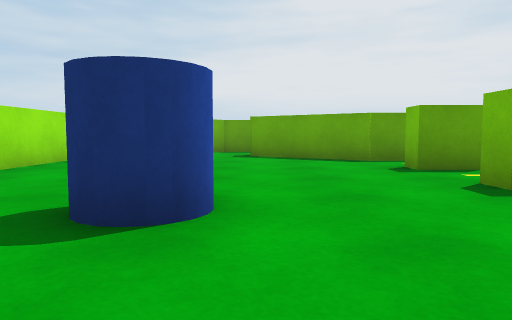
View 1 (above)

18 first-person views from a walk through a 3-D level made in the Unity game engine. The camera is 0.55 m above the floor, tilts 4° down and sees 70° across. The floor is counted in squares, 1 m on a side. Each view is taken from the middle of a square. On the plan, view 1 faces up. The plan holds only what a view shows up to about 9 squares ahead; the rest is blank.

View 2
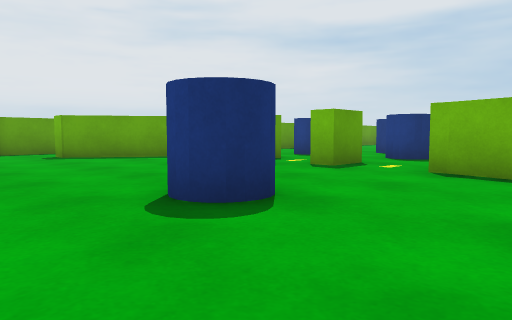

View 3
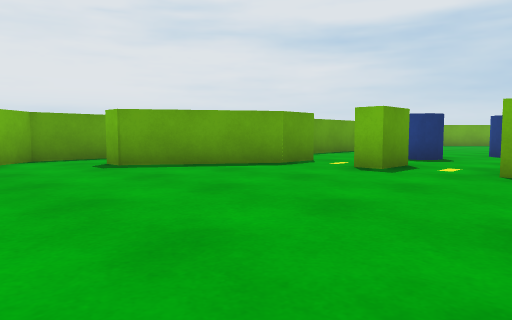

View 4
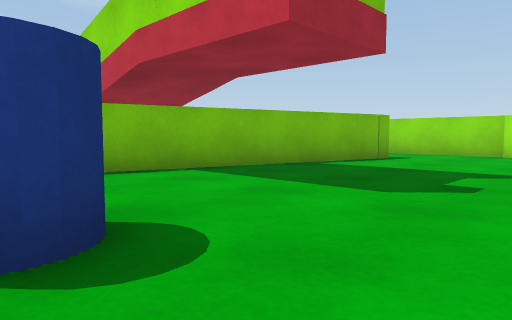

View 5
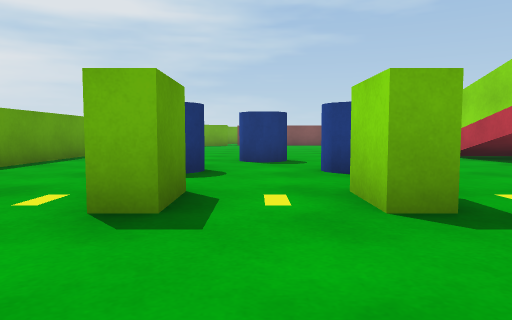

View 6
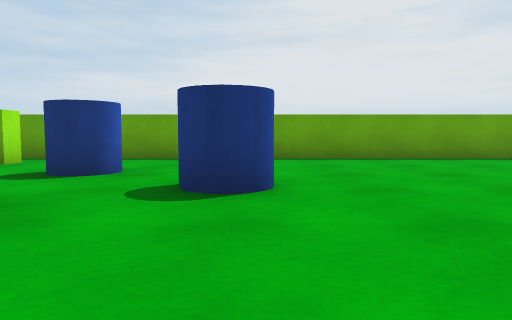

View 7
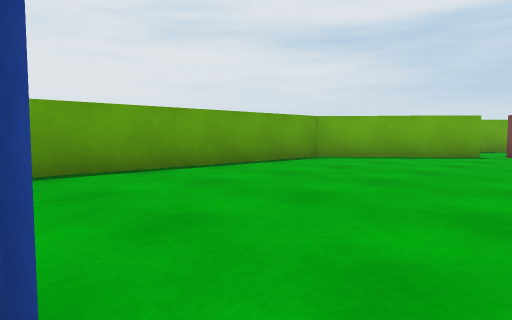

View 8
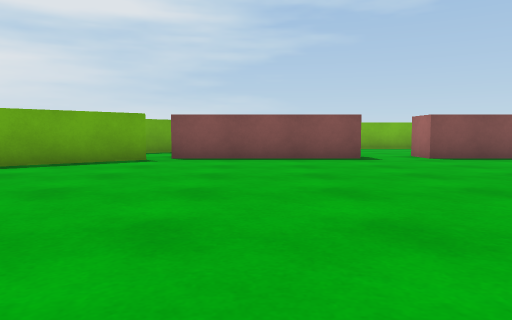

View 9
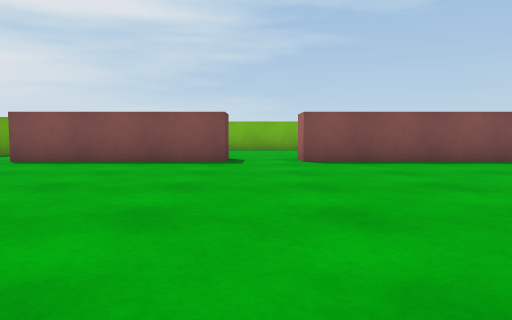

View 10
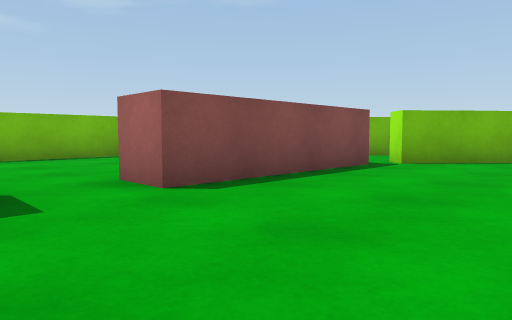

View 11
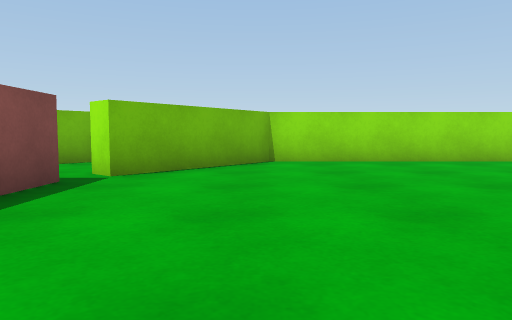

View 12
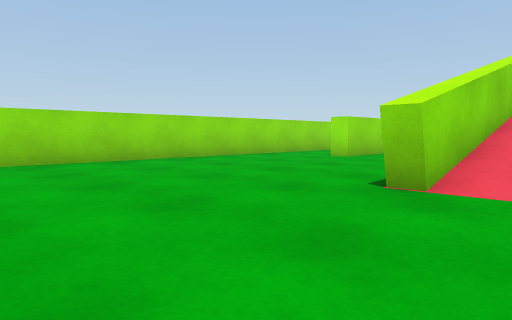

View 13
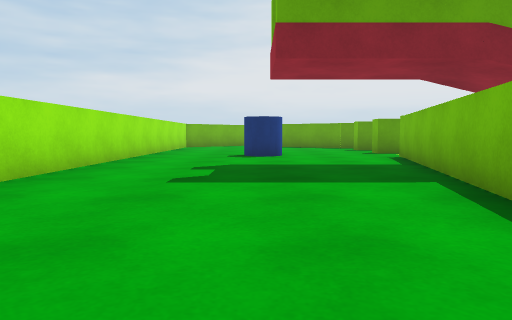

View 14
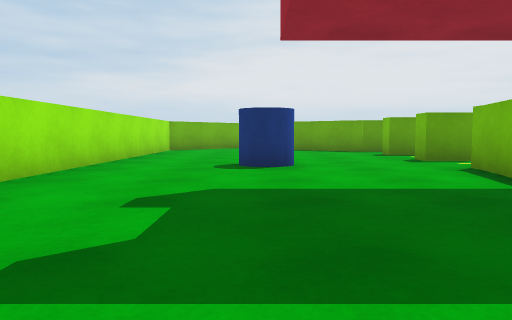

View 15
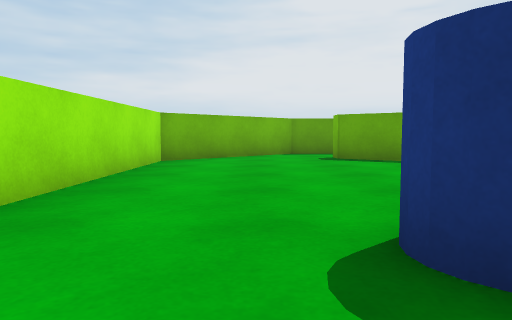

View 16
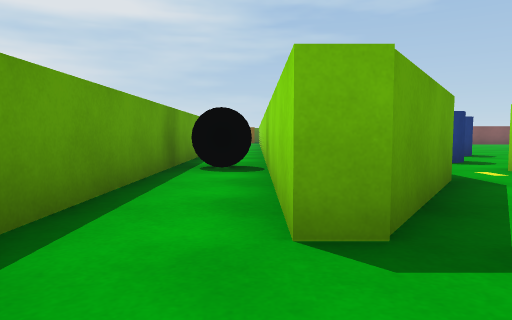

View 17
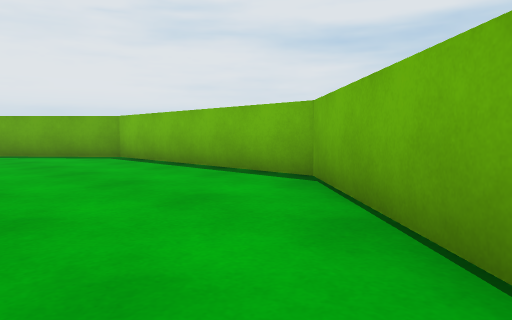

View 18
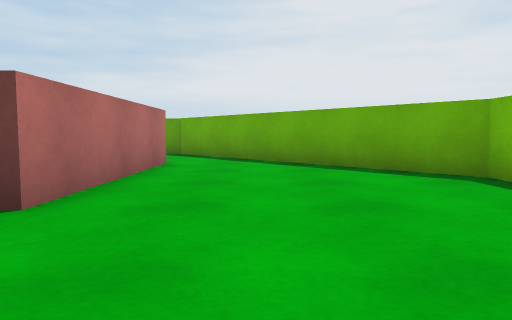

### Floor plan
Points are (right, up) in squares from view 1. A wall is a line through its corners. A room is listed if a view was taken in it or the views show most of it. See-through windows are left out.
Room 1 (views 1, 2, 3, 4, 5, 6, 7, 8, 9, 10, 11, 12, 13, 14, 15, 16)
walls: (6.8, 0.3) (8.5, 0.3); (7.8, -1.3) (11.5, -1.3) (11.5, -1.8); (2.4, 7.6) (-0.1, 9.3) (-0.1, 9.8); (0.9, -4.9) (2.5, 1.5); (9.6, -7.4) (15.7, -7.4) (17.9, -4.8); (0.9, -5.4) (0.9, -4.8); (3.2, 9.3) (2.6, 9.3); (17.9, 6.4) (15.5, 9.3) (4.9, 9.3); (19.3, 1.6) (18.3, 1.6) (18.3, 6); (18.3, -4.4) (18.3, 0) (19.4, 0); (-1.7, 10.7) (-4, 8.6) (-4, -2.9)
ways out: opening at (19, 1) to room 2; opening at (19, 6) to room 2; opening at (-1, 11) to room 3
objects: blue cylinder (-1, 2) to (-1, 3); green block (3, 2); green block (3, 4); green block (3, 6); green block (3, 8); blue cylinder (5, 3) to (6, 4); blue cylinder (5, 6) to (6, 7); blue cylinder (7, 5) to (8, 5)
Room 2 (views 17, 18)
walls: (21.5, -4.8) (24, -2.1) (24, 3.7) (20, 8); (19.3, 6) (19.3, 1.6); (19.3, -7.3) (19.8, -6.7)
ways out: opening at (19, 1) to room 1; opening at (19, 6) to room 1; opening at (19, 8)
Room 3 (no view inside)
walls: (-0.1, 9.8) (6.6, 9.8); (6.5, 11.4) (-1, 11.4) (-1.7, 10.7)
ways out: opening at (-1, 11) to room 1
objects: black ball (4, 11)

Where each view was taken, in squares from view 1:
view 1: 0 up, 0 right, facing up
view 2: 0 up, 3 left, facing up-right
view 3: 3 up, 3 left, facing up-right
view 4: 3 up, 3 left, facing down-right
view 5: 5 up, 0 right, facing right
view 6: 1 up, 8 right, facing up
view 7: 4 up, 8 right, facing up-right
view 8: 4 up, 10 right, facing right
view 9: 1 up, 11 right, facing right
view 10: 2 up, 15 right, facing down-right
view 11: 0 up, 16 right, facing down
view 12: 0 up, 15 right, facing down-left
view 13: 7 down, 1 left, facing up
view 14: 4 down, 1 left, facing up
view 15: 1 up, 2 left, facing up
view 16: 10 up, 2 left, facing right
view 17: 5 down, 20 right, facing up-right
view 18: 1 down, 21 right, facing up
